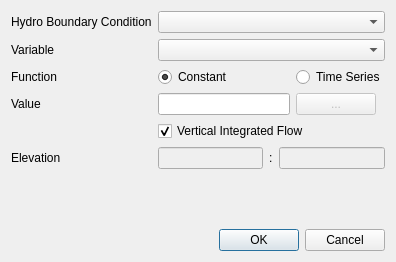
<?xml version="1.0" encoding="UTF-8"?>
<ui version="4.0">
 <class>WaterQualityBoundaryConditionDialog</class>
 <widget class="QDialog" name="WaterQualityBoundaryConditionDialog">
  <property name="geometry">
   <rect>
    <x>0</x>
    <y>0</y>
    <width>396</width>
    <height>262</height>
   </rect>
  </property>
  <property name="minimumSize">
   <size>
    <width>385</width>
    <height>262</height>
   </size>
  </property>
  <property name="maximumSize">
   <size>
    <width>396</width>
    <height>262</height>
   </size>
  </property>
  <property name="windowTitle">
   <string>Water Quality Boundary Condition</string>
  </property>
  <layout class="QGridLayout" name="gridLayout">
   <item row="5" column="0">
    <widget class="QLabel" name="label_5">
     <property name="text">
      <string>Elevation</string>
     </property>
    </widget>
   </item>
   <item row="7" column="0" colspan="3">
    <widget class="QDialogButtonBox" name="buttonBox">
     <property name="orientation">
      <enum>Qt::Horizontal</enum>
     </property>
     <property name="standardButtons">
      <set>QDialogButtonBox::Cancel|QDialogButtonBox::Ok</set>
     </property>
    </widget>
   </item>
   <item row="2" column="0">
    <widget class="QLabel" name="label_3">
     <property name="text">
      <string>Function</string>
     </property>
    </widget>
   </item>
   <item row="6" column="0">
    <spacer name="verticalSpacer">
     <property name="orientation">
      <enum>Qt::Vertical</enum>
     </property>
     <property name="sizeHint" stdset="0">
      <size>
       <width>20</width>
       <height>40</height>
      </size>
     </property>
    </spacer>
   </item>
   <item row="2" column="2">
    <widget class="QRadioButton" name="rdoTimeSeries">
     <property name="text">
      <string>Time Series</string>
     </property>
    </widget>
   </item>
   <item row="3" column="0">
    <widget class="QLabel" name="label_4">
     <property name="text">
      <string>Value</string>
     </property>
    </widget>
   </item>
   <item row="1" column="0">
    <widget class="QLabel" name="label_2">
     <property name="text">
      <string>Variable</string>
     </property>
    </widget>
   </item>
   <item row="0" column="0">
    <widget class="QLabel" name="label">
     <property name="text">
      <string>Hydro Boundary Condition</string>
     </property>
    </widget>
   </item>
   <item row="3" column="1">
    <widget class="QLineEdit" name="edtConstant"/>
   </item>
   <item row="0" column="1" colspan="2">
    <widget class="QComboBox" name="cbxHydroBoundaryCondition"/>
   </item>
   <item row="3" column="2">
    <widget class="QPushButton" name="btnTimeSeries">
     <property name="enabled">
      <bool>false</bool>
     </property>
     <property name="sizePolicy">
      <sizepolicy hsizetype="Fixed" vsizetype="Fixed">
       <horstretch>0</horstretch>
       <verstretch>0</verstretch>
      </sizepolicy>
     </property>
     <property name="text">
      <string>...</string>
     </property>
    </widget>
   </item>
   <item row="2" column="1">
    <widget class="QRadioButton" name="rdoConstant">
     <property name="text">
      <string>Constant</string>
     </property>
     <property name="checked">
      <bool>true</bool>
     </property>
    </widget>
   </item>
   <item row="1" column="1" colspan="2">
    <widget class="QComboBox" name="cbxVariable"/>
   </item>
   <item row="4" column="1" colspan="2">
    <layout class="QHBoxLayout" name="horizontalLayout">
     <item>
      <widget class="QCheckBox" name="chkVerticalIntegratedFlow">
       <property name="text">
        <string>Vertical Integrated Flow</string>
       </property>
       <property name="checked">
        <bool>true</bool>
       </property>
      </widget>
     </item>
    </layout>
   </item>
   <item row="5" column="1" colspan="2">
    <layout class="QHBoxLayout" name="horizontalLayout_2">
     <item>
      <widget class="QLineEdit" name="edtMinimumElevation">
       <property name="enabled">
        <bool>false</bool>
       </property>
      </widget>
     </item>
     <item>
      <widget class="QLabel" name="label_6">
       <property name="text">
        <string>:</string>
       </property>
      </widget>
     </item>
     <item>
      <widget class="QLineEdit" name="edtMaximumElevation">
       <property name="enabled">
        <bool>false</bool>
       </property>
      </widget>
     </item>
    </layout>
   </item>
  </layout>
 </widget>
 <tabstops>
  <tabstop>cbxHydroBoundaryCondition</tabstop>
  <tabstop>cbxVariable</tabstop>
  <tabstop>rdoConstant</tabstop>
  <tabstop>rdoTimeSeries</tabstop>
  <tabstop>edtConstant</tabstop>
  <tabstop>btnTimeSeries</tabstop>
 </tabstops>
 <resources/>
 <connections>
  <connection>
   <sender>buttonBox</sender>
   <signal>accepted()</signal>
   <receiver>WaterQualityBoundaryConditionDialog</receiver>
   <slot>accept()</slot>
   <hints>
    <hint type="sourcelabel">
     <x>248</x>
     <y>254</y>
    </hint>
    <hint type="destinationlabel">
     <x>157</x>
     <y>274</y>
    </hint>
   </hints>
  </connection>
  <connection>
   <sender>buttonBox</sender>
   <signal>rejected()</signal>
   <receiver>WaterQualityBoundaryConditionDialog</receiver>
   <slot>reject()</slot>
   <hints>
    <hint type="sourcelabel">
     <x>316</x>
     <y>260</y>
    </hint>
    <hint type="destinationlabel">
     <x>286</x>
     <y>274</y>
    </hint>
   </hints>
  </connection>
  <connection>
   <sender>rdoConstant</sender>
   <signal>clicked(bool)</signal>
   <receiver>edtConstant</receiver>
   <slot>setEnabled(bool)</slot>
   <hints>
    <hint type="sourcelabel">
     <x>226</x>
     <y>80</y>
    </hint>
    <hint type="destinationlabel">
     <x>227</x>
     <y>112</y>
    </hint>
   </hints>
  </connection>
  <connection>
   <sender>rdoConstant</sender>
   <signal>clicked(bool)</signal>
   <receiver>btnTimeSeries</receiver>
   <slot>setDisabled(bool)</slot>
   <hints>
    <hint type="sourcelabel">
     <x>226</x>
     <y>80</y>
    </hint>
    <hint type="destinationlabel">
     <x>305</x>
     <y>113</y>
    </hint>
   </hints>
  </connection>
  <connection>
   <sender>rdoTimeSeries</sender>
   <signal>clicked(bool)</signal>
   <receiver>btnTimeSeries</receiver>
   <slot>setEnabled(bool)</slot>
   <hints>
    <hint type="sourcelabel">
     <x>331</x>
     <y>80</y>
    </hint>
    <hint type="destinationlabel">
     <x>305</x>
     <y>113</y>
    </hint>
   </hints>
  </connection>
  <connection>
   <sender>rdoTimeSeries</sender>
   <signal>clicked(bool)</signal>
   <receiver>edtConstant</receiver>
   <slot>setDisabled(bool)</slot>
   <hints>
    <hint type="sourcelabel">
     <x>331</x>
     <y>80</y>
    </hint>
    <hint type="destinationlabel">
     <x>227</x>
     <y>112</y>
    </hint>
   </hints>
  </connection>
  <connection>
   <sender>chkVerticalIntegratedFlow</sender>
   <signal>clicked(bool)</signal>
   <receiver>edtMinimumElevation</receiver>
   <slot>setDisabled(bool)</slot>
   <hints>
    <hint type="sourcelabel">
     <x>277</x>
     <y>138</y>
    </hint>
    <hint type="destinationlabel">
     <x>225</x>
     <y>170</y>
    </hint>
   </hints>
  </connection>
  <connection>
   <sender>chkVerticalIntegratedFlow</sender>
   <signal>clicked(bool)</signal>
   <receiver>edtMaximumElevation</receiver>
   <slot>setDisabled(bool)</slot>
   <hints>
    <hint type="sourcelabel">
     <x>277</x>
     <y>138</y>
    </hint>
    <hint type="destinationlabel">
     <x>330</x>
     <y>170</y>
    </hint>
   </hints>
  </connection>
 </connections>
</ui>
